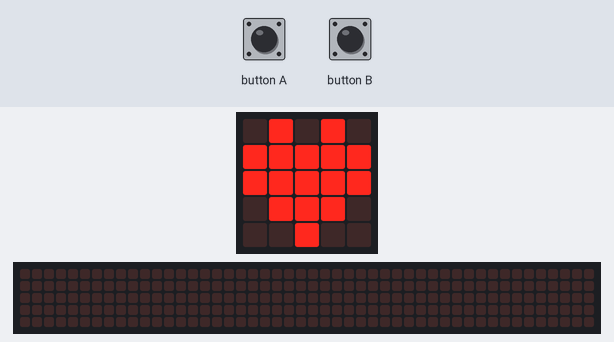
Recording of a program running on a simulated BBC micro:bit (MakeCode). Parts: the board's 5×5 LED display, a strip that is not on the board, showing the scrolling text unrolled. The test bench sets the inputs (shaded band). The 48×5 strip is a reading aid, not a part: it shows the text the display is scrolling, unrolled, one strip-width of it at a time.

Above: at 0.7 s.
At 1.9 s:
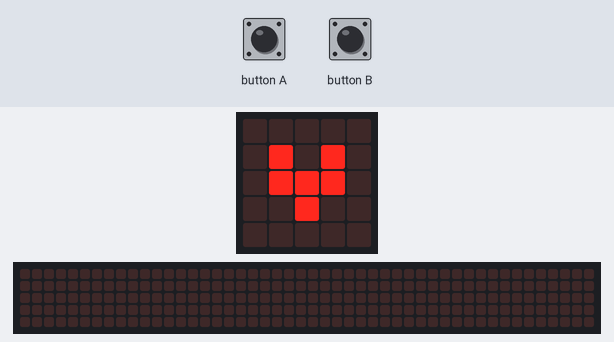
2.0 s: button B pressed for 0.15 s
At 2.69 s:
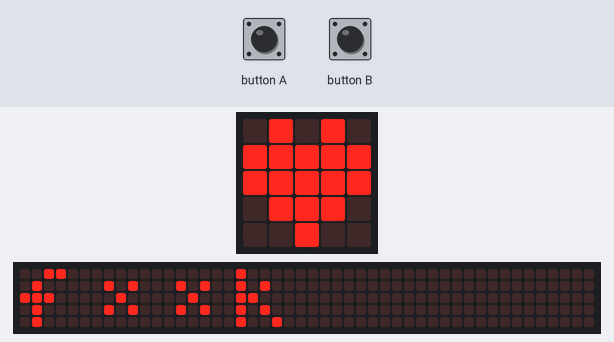
2.7 s: button A pressed for 0.15 s
3.4 s: button B pressed for 0.15 s
At 8.41 s:
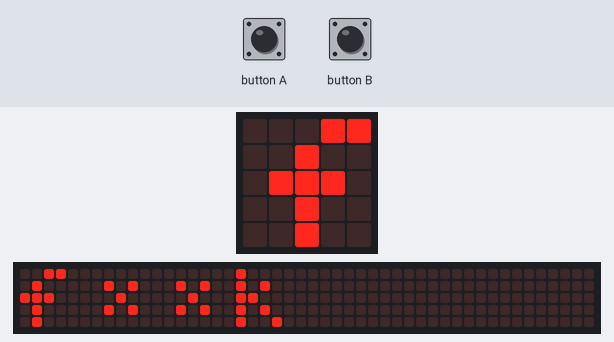

Measured:
- after the input at 2.0 s, the display: first differs from a run without the input after 0.62 s (image 2)
- after the input at 3.4 s, the display: first differs from a run without the input after 4.3 s (image 3 shows a later state)
- what the display in image 0 shows lasts 0.7 s, from 0.6 s to 1.3 s

The program:

main.ts
```typescript
input.onButtonPressed(Button.A, function () {
    basic.showNumber(10224)
})
input.onButtonPressed(Button.B, function () {
    basic.showString("f**k")
})
basic.showIcon(IconNames.Silly)
basic.forever(function () {
    basic.showIcon(IconNames.Heart)
    basic.pause(100)
    basic.showIcon(IconNames.SmallHeart)
    basic.pause(100)
})
```

test.ts
```typescript
// 테스트는 여기로 이동합니다; 이 패키지가 확장으로 사용될 때 컴파일되지 않을 것 입니다.
```
